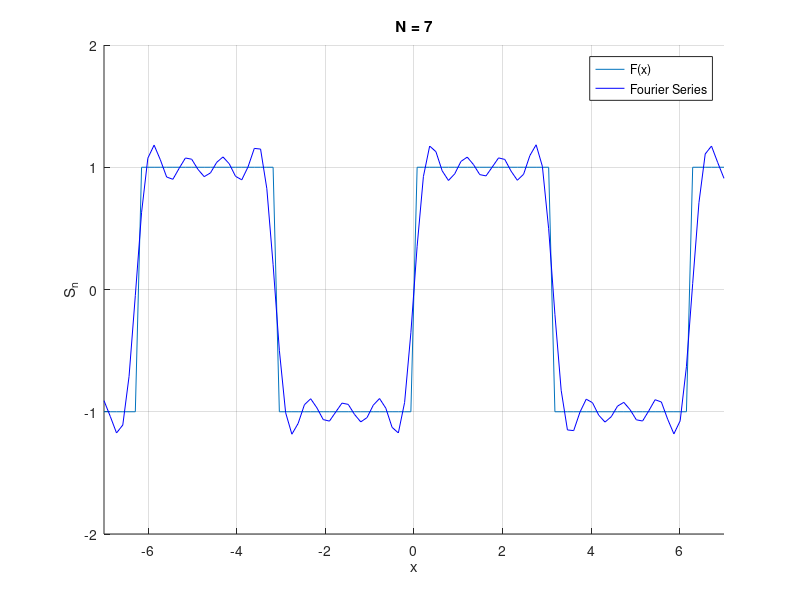

MATLAB code for this plot:
clc;
clear;

x = linspace(-7, 7);
% create the range of x-axis

N = 7; 
k = 1;
% variables needed for our computations

S_n = 0;
a_0 = 0;
a_n = 0;
b_n = 0;
% vaules that we're gonna compute them in the for-end below

a_0 = 0;
a_n = 0;
for n = 1 : N
    b_n = ((2 * k) / (n * pi)) * (1 - cos(n * pi));
    S_n = S_n + a_0 + a_n .* cos(n * x) + b_n .* sin(n * x);
end 
% Fourier Series computation

figure();
hold on;
f = 2 * k * ((sin(x) > 0) - 0.5);
% create the f(x) function 
plot(x, f);
% plot the function f(x) with range [-7,7] for x-axis
plot(x, S_n, 'b');
% plot the Fourier Series with range [-7,7] for x-axis and set the color to
% blue
xlabel('x');
ylabel('S_n');
legend('F(x)','Fourier Series');
title('N = 7');
% put some titles and labels
axis ([-7, 7, - k - 1, k + 1]);
grid on;
hold off;
